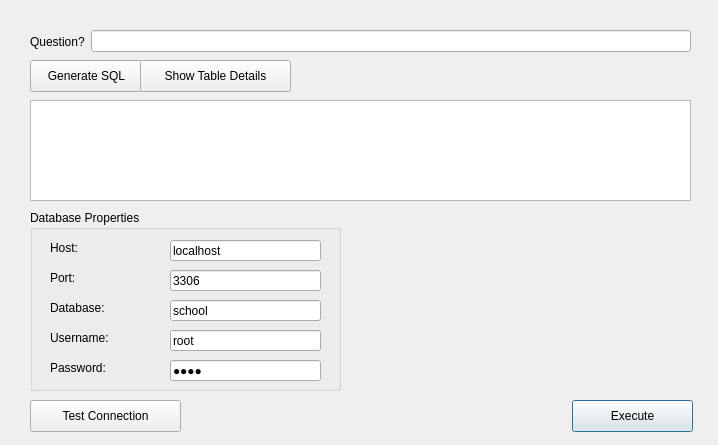
<?xml version="1.0" encoding="UTF-8"?>
<ui version="4.0">
 <class>Dialog</class>
 <widget class="QDialog" name="Dialog">
  <property name="geometry">
   <rect>
    <x>0</x>
    <y>0</y>
    <width>718</width>
    <height>445</height>
   </rect>
  </property>
  <property name="windowTitle">
   <string>Natural Language Queries</string>
  </property>
  <widget class="QPlainTextEdit" name="txtSqlCmd">
   <property name="enabled">
    <bool>true</bool>
   </property>
   <property name="geometry">
    <rect>
     <x>30</x>
     <y>100</y>
     <width>661</width>
     <height>101</height>
    </rect>
   </property>
  </widget>
  <widget class="QPushButton" name="btnGenerateSQL">
   <property name="geometry">
    <rect>
     <x>30</x>
     <y>60</y>
     <width>113</width>
     <height>32</height>
    </rect>
   </property>
   <property name="text">
    <string>Generate SQL</string>
   </property>
  </widget>
  <widget class="QPushButton" name="btnTestConn">
   <property name="geometry">
    <rect>
     <x>30</x>
     <y>400</y>
     <width>151</width>
     <height>32</height>
    </rect>
   </property>
   <property name="text">
    <string>Test Connection</string>
   </property>
  </widget>
  <widget class="QPushButton" name="btnExecute">
   <property name="geometry">
    <rect>
     <x>572</x>
     <y>400</y>
     <width>121</width>
     <height>32</height>
    </rect>
   </property>
   <property name="text">
    <string>Execute</string>
   </property>
   <property name="default">
    <bool>true</bool>
   </property>
  </widget>
  <widget class="QWidget" name="layoutWidget">
   <property name="geometry">
    <rect>
     <x>30</x>
     <y>30</y>
     <width>661</width>
     <height>23</height>
    </rect>
   </property>
   <layout class="QHBoxLayout" name="horizontalLayout">
    <item>
     <widget class="QLabel" name="label_6">
      <property name="text">
       <string>Question?</string>
      </property>
     </widget>
    </item>
    <item>
     <widget class="QLineEdit" name="lineEdit"/>
    </item>
   </layout>
  </widget>
  <widget class="QGroupBox" name="groupBox">
   <property name="geometry">
    <rect>
     <x>30</x>
     <y>210</y>
     <width>311</width>
     <height>181</height>
    </rect>
   </property>
   <property name="title">
    <string>Database Properties</string>
   </property>
   <widget class="QLineEdit" name="txtHost">
    <property name="geometry">
     <rect>
      <x>140</x>
      <y>30</y>
      <width>151</width>
      <height>21</height>
     </rect>
    </property>
    <property name="text">
     <string>localhost</string>
    </property>
   </widget>
   <widget class="QLabel" name="label_4">
    <property name="geometry">
     <rect>
      <x>20</x>
      <y>60</y>
      <width>111</width>
      <height>16</height>
     </rect>
    </property>
    <property name="text">
     <string>Port:</string>
    </property>
   </widget>
   <widget class="QLabel" name="label_3">
    <property name="geometry">
     <rect>
      <x>20</x>
      <y>150</y>
      <width>111</width>
      <height>16</height>
     </rect>
    </property>
    <property name="text">
     <string>Password:</string>
    </property>
   </widget>
   <widget class="QLabel" name="label">
    <property name="geometry">
     <rect>
      <x>20</x>
      <y>90</y>
      <width>111</width>
      <height>16</height>
     </rect>
    </property>
    <property name="text">
     <string>Database:</string>
    </property>
   </widget>
   <widget class="QLineEdit" name="txtPassword">
    <property name="geometry">
     <rect>
      <x>140</x>
      <y>150</y>
      <width>151</width>
      <height>21</height>
     </rect>
    </property>
    <property name="text">
     <string>1234</string>
    </property>
    <property name="echoMode">
     <enum>QLineEdit::Password</enum>
    </property>
   </widget>
   <widget class="QLineEdit" name="txtDB">
    <property name="geometry">
     <rect>
      <x>140</x>
      <y>90</y>
      <width>151</width>
      <height>21</height>
     </rect>
    </property>
    <property name="text">
     <string>school</string>
    </property>
   </widget>
   <widget class="QLabel" name="label_2">
    <property name="geometry">
     <rect>
      <x>20</x>
      <y>120</y>
      <width>111</width>
      <height>16</height>
     </rect>
    </property>
    <property name="text">
     <string>Username:</string>
    </property>
   </widget>
   <widget class="QLabel" name="label_5">
    <property name="geometry">
     <rect>
      <x>20</x>
      <y>30</y>
      <width>111</width>
      <height>16</height>
     </rect>
    </property>
    <property name="text">
     <string>Host:</string>
    </property>
   </widget>
   <widget class="QLineEdit" name="txtPort">
    <property name="geometry">
     <rect>
      <x>140</x>
      <y>60</y>
      <width>151</width>
      <height>21</height>
     </rect>
    </property>
    <property name="text">
     <string>3306</string>
    </property>
   </widget>
   <widget class="QLineEdit" name="txtUsername">
    <property name="geometry">
     <rect>
      <x>140</x>
      <y>120</y>
      <width>151</width>
      <height>21</height>
     </rect>
    </property>
    <property name="text">
     <string>root</string>
    </property>
   </widget>
  </widget>
  <widget class="QPushButton" name="btnTableDetails">
   <property name="geometry">
    <rect>
     <x>140</x>
     <y>60</y>
     <width>151</width>
     <height>32</height>
    </rect>
   </property>
   <property name="text">
    <string>Show Table Details</string>
   </property>
  </widget>
 </widget>
 <resources/>
 <connections/>
</ui>
